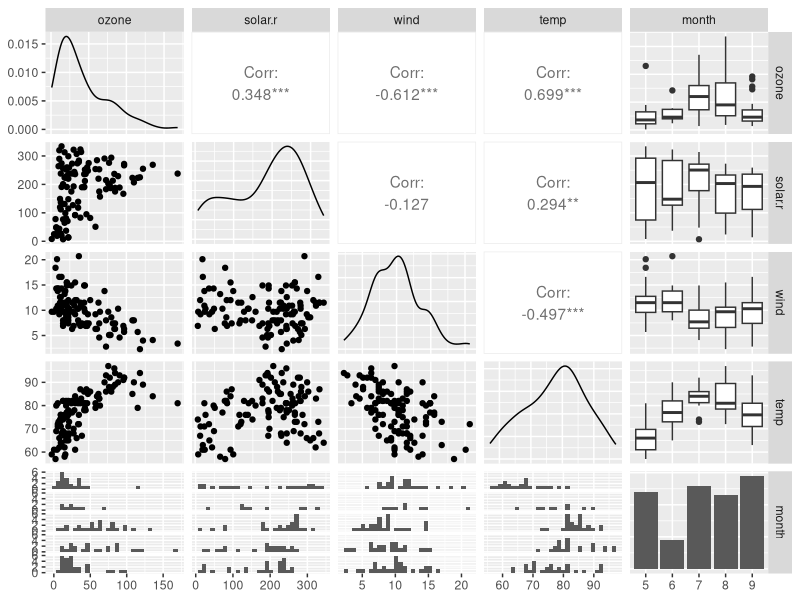
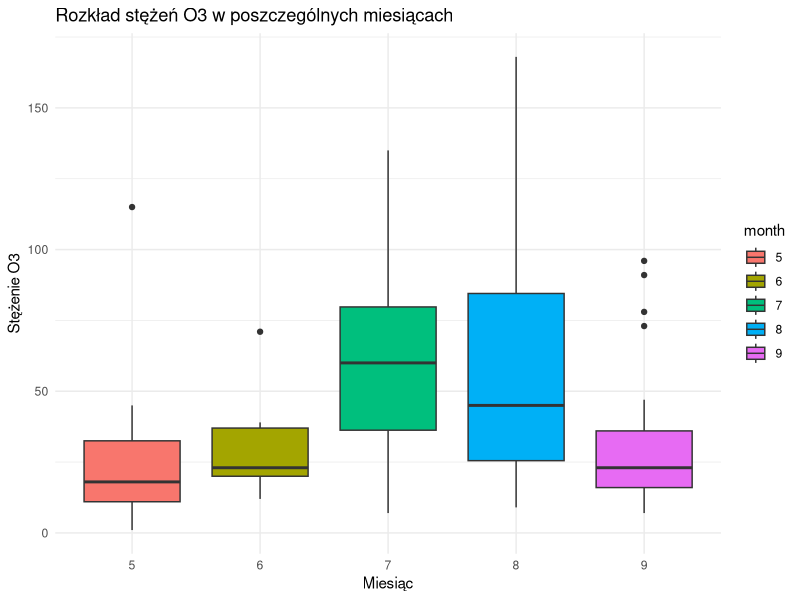

R code for these plots, in order:
## ---- chunk 1
library(tidyverse)
library(GGally)
library(broom)


colnames(airquality) <- tolower(colnames(airquality))

air <-
  airquality |>
  as_tibble() |>
  na.omit() |>
  select(-day) |>
  mutate(month = factor(month))
## ---- chunk 2
summary(air)

air |> 
  ggpairs()
## ---- chunk 3
ggplot(air, aes(x = month, y = ozone, fill = month)) +
  geom_boxplot() +
  labs(title = "Rozkład stężeń O3 w poszczególnych miesiącach",
       x = "Miesiąc", y = "Stężenie O3") +
  theme_minimal()
## ---- chunk 4
model <- lm(ozone ~ ., data = air)

summary(model)
## ---- chunk 5
new_data <- tibble(
  solar.r = c(200, 100, 150),
  wind = c(5.0, 10.0, 7.5),
  temp = c(85, 70, 77),
  month = factor(c(7, 9, 6), levels = levels(air$month))
)

pred_o3 <- predict(model, newdata = new_data)

bind_cols(new_data, o3_pred = pred_o3)
